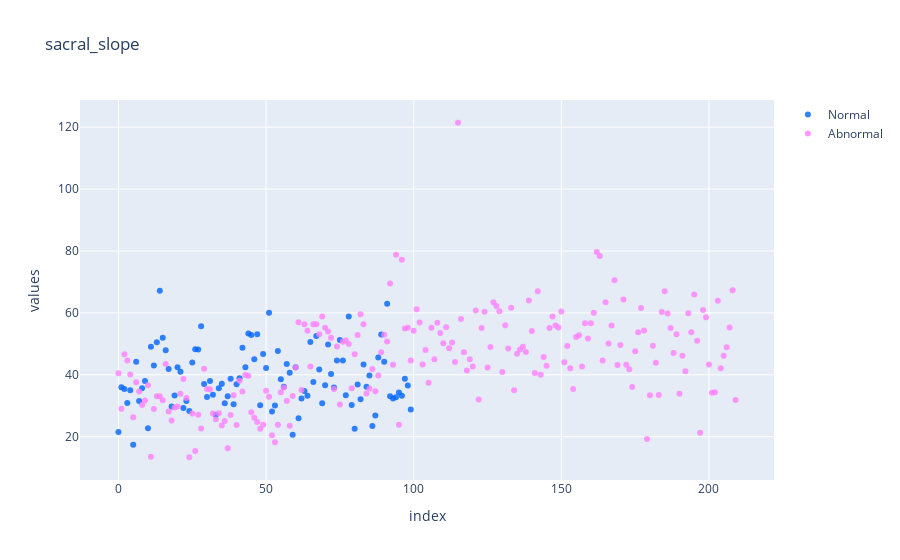

Notebook code cell kept with this figure:
### Markdown cell above
## Plotly library

### Code cell
# creating trace1
trace1 = go.Scatter(
                    x = np.arange(0, 310),
                    y = data[data['class'] == 'Normal'].sacral_slope,
                    mode = 'markers',
                    name = 'Normal',
                    marker = dict(color = 'rgba(0, 100, 255, 0.8)'),
                    text = data['class'])
# creating trace2
trace2 = go.Scatter(
                    x = np.arange(0, 310),
                    y = data[data['class'] == 'Abnormal'].sacral_slope,
                    mode = 'markers',
                    name = 'Abnormal',
                    marker = dict(color = 'rgba(255, 128, 255, 0.8)'),
                    text = data['class'])
df = [trace1, trace2]
layout = dict(title = 'sacral_slope',
              xaxis = dict(title = 'index', ticklen=5, zeroline=False),
              yaxis = dict(title = 'values', ticklen=5, zeroline=False),
             )
fig = dict(data=df, layout=layout)
iplot(fig)

### Figure 1 — Plotly figure (JSON) as saved in the notebook; plotly's stock layout.template omitted (floating-point values rounded to 4 significant figures; data arrays with more than 128 entries replaced by an {"elided": "..."} marker saying what was removed)
{"data": [{"marker": {"color": "rgba(0, 100, 255, 0.8)"}, "mode": "markers", "name": "Normal", "text": {"elided": "310 str values"}, "type": "scatter", "x": {"elided": "310 int values"}, "y": [21.54, 35.95, 35.42, 30.87, 35.04, 17.39, 44.24, 31.57, 35.66, 37.98, 22.7, 49.09, 43.0, 50.5, 67.2, 52.0, 47.9, 41.86, 29.74, 33.34, 42.47, 40.97, 29.3, 31.53, 28.35, 43.96, 48.22, 48.18, 55.71, 37.0, 32.81, 38.01, 33.55, 27.14, 35.69, 37.12, 30.78, 33.09, 38.75, 30.52, 36.97, 38.91, 48.76, 42.45, 53.38, 52.88, 45, 53.13, 30.15, 46.68, 42.21, 60.05, 28.14, 30.11, 47.68, 38.58, 36.16, 43.45, 40.66, 20.66, 42.44, 25.97, 32.35, 34.77, 33.22, 50.57, 37.69, 52.55, 41.74, 30.78, 36.66, 49.76, 40.24, 35.88, 44.6, 51.25, 44.62, 33.37, 58.84, 30.26, 22.54, 36.87, 32.12, 43.32, 36.17, 39.81, 23.45, 26.82, 45.61, 53.01, 44.22, 62.94, 33.11, 32.32, 32.77, 34.29, 33.22, 38.75, 36.56, 28.77]}, {"marker": {"color": "rgba(255, 128, 255, 0.8)"}, "mode": "markers", "name": "Abnormal", "text": {"elided": "310 str values"}, "type": "scatter", "x": {"elided": "310 int values"}, "y": {"elided": "210 float values"}}], "layout": {"title": {"text": "sacral_slope"}, "xaxis": {"ticklen": 5, "title": {"text": "index"}, "zeroline": false}, "yaxis": {"ticklen": 5, "title": {"text": "values"}, "zeroline": false}}}
